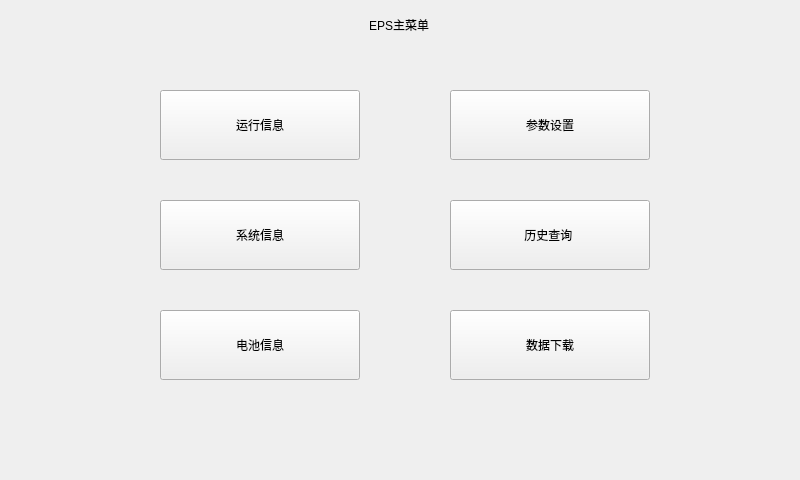
<?xml version="1.0" encoding="UTF-8"?>
<ui version="4.0">
 <class>Eps_Main_Menu</class>
 <widget class="QWidget" name="Eps_Main_Menu">
  <property name="geometry">
   <rect>
    <x>0</x>
    <y>0</y>
    <width>800</width>
    <height>480</height>
   </rect>
  </property>
  <property name="windowTitle">
   <string>Form</string>
  </property>
  <widget class="QWidget" name="widget" native="true">
   <property name="geometry">
    <rect>
     <x>0</x>
     <y>0</y>
     <width>800</width>
     <height>480</height>
    </rect>
   </property>
   <widget class="QLabel" name="title">
    <property name="geometry">
     <rect>
      <x>274</x>
      <y>0</y>
      <width>250</width>
      <height>50</height>
     </rect>
    </property>
    <property name="text">
     <string>EPS主菜单</string>
    </property>
    <property name="alignment">
     <set>Qt::AlignCenter</set>
    </property>
   </widget>
   <widget class="QPushButton" name="Sys_Update_Data">
    <property name="geometry">
     <rect>
      <x>450</x>
      <y>310</y>
      <width>200</width>
      <height>70</height>
     </rect>
    </property>
    <property name="styleSheet">
     <string notr="true"/>
    </property>
    <property name="text">
     <string>数据下载</string>
    </property>
   </widget>
   <widget class="QPushButton" name="Sys_Parame_Set">
    <property name="geometry">
     <rect>
      <x>450</x>
      <y>90</y>
      <width>200</width>
      <height>70</height>
     </rect>
    </property>
    <property name="text">
     <string>参数设置</string>
    </property>
   </widget>
   <widget class="QPushButton" name="Sys_history_Data">
    <property name="geometry">
     <rect>
      <x>450</x>
      <y>200</y>
      <width>200</width>
      <height>70</height>
     </rect>
    </property>
    <property name="styleSheet">
     <string notr="true"/>
    </property>
    <property name="text">
     <string>历史查询 </string>
    </property>
   </widget>
   <widget class="QPushButton" name="Sys_Run_Information">
    <property name="geometry">
     <rect>
      <x>160</x>
      <y>90</y>
      <width>200</width>
      <height>70</height>
     </rect>
    </property>
    <property name="text">
     <string>运行信息</string>
    </property>
   </widget>
   <widget class="QPushButton" name="Sys_Information">
    <property name="geometry">
     <rect>
      <x>160</x>
      <y>200</y>
      <width>200</width>
      <height>70</height>
     </rect>
    </property>
    <property name="styleSheet">
     <string notr="true"/>
    </property>
    <property name="text">
     <string>系统信息</string>
    </property>
   </widget>
   <widget class="QPushButton" name="Sys_Battery_Data">
    <property name="geometry">
     <rect>
      <x>160</x>
      <y>310</y>
      <width>200</width>
      <height>70</height>
     </rect>
    </property>
    <property name="styleSheet">
     <string notr="true"/>
    </property>
    <property name="text">
     <string>电池信息</string>
    </property>
   </widget>
  </widget>
 </widget>
 <tabstops>
  <tabstop>Sys_Run_Information</tabstop>
  <tabstop>Sys_Parame_Set</tabstop>
  <tabstop>Sys_Information</tabstop>
  <tabstop>Sys_history_Data</tabstop>
  <tabstop>Sys_Battery_Data</tabstop>
  <tabstop>Sys_Update_Data</tabstop>
 </tabstops>
 <resources/>
 <connections/>
</ui>
